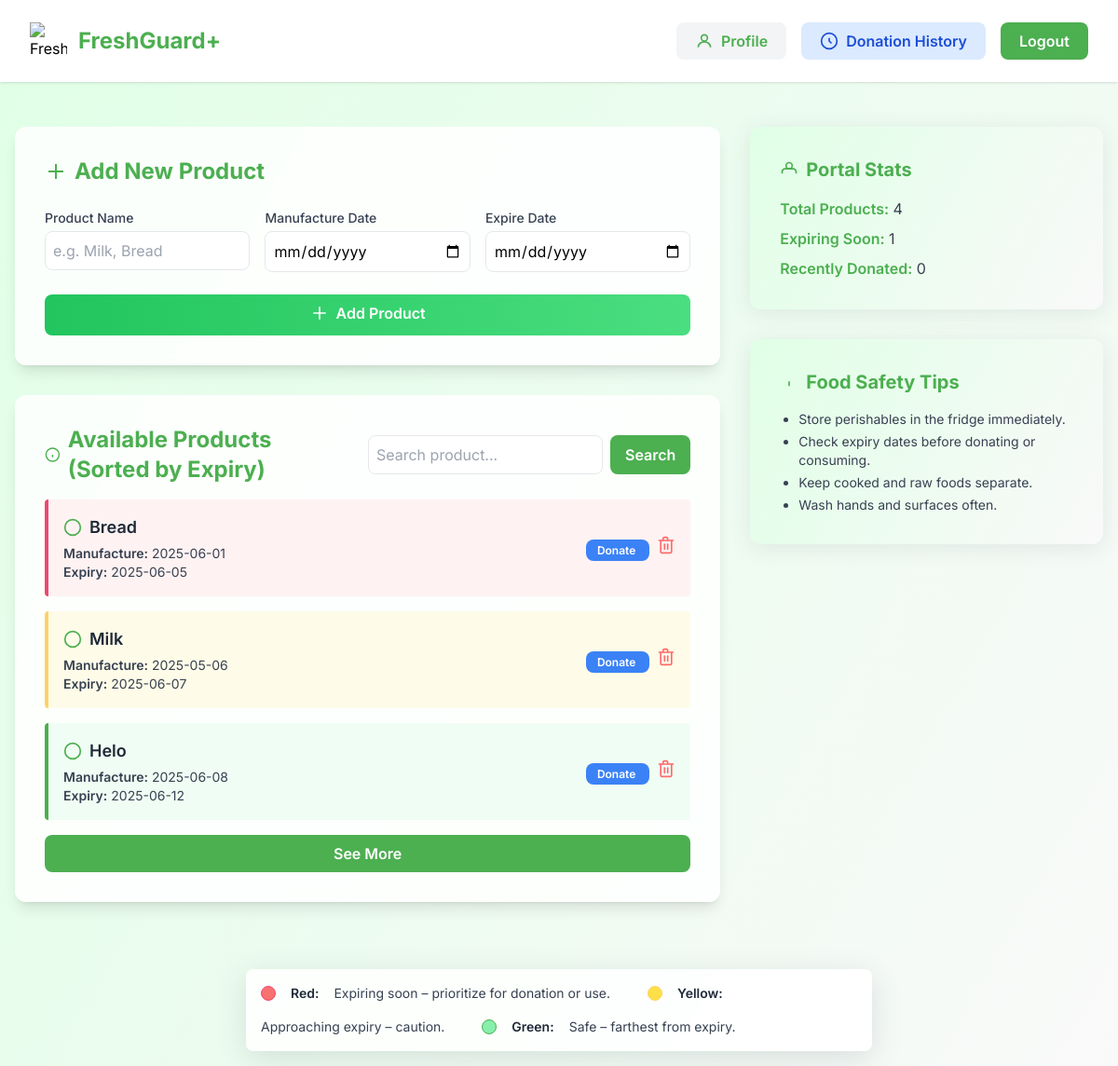
Screenshot of /donation-portal-dashboard/ (signed in) with the database file from the repository.
### core/models.py (models this page shows, shortened)
class Product(models.Model):
    user = models.ForeignKey(CustomUser, on_delete=models.CASCADE, related_name='products', null=True, blank=True)
    name = models.CharField(max_length=200)
    manufacture_date = models.DateField()
    expire_date = models.DateField()
    status = models.CharField(max_length=20, choices=[
        ('Available', 'Available'),
        ('Donated', 'Donated'),
        ('Thrown', 'Thrown'),
    ], default='Available')
    created_at = models.DateTimeField(default=timezone.now)
    updated_at = models.DateTimeField(auto_now=True)

### core/views.py (the view)
# urls.py: path('donation-portal-dashboard/', views.donation_portal_dashboard, name='core-donation_portal_dashboard'),
@login_required
def donation_portal_dashboard(request):
    search_query = request.GET.get('search', '')
    if search_query:
        products = Product.objects.filter(
            user=request.user,
            name__icontains=search_query,
            status='Available'
        ).order_by('expire_date')
    else:
        products = Product.objects.filter(
            user=request.user,
            status='Available'
        ).order_by('expire_date')
    total_products = products.count()
    third = total_products // 3
    red_end = third
    yellow_end = third * 2
    expiring_soon_count = red_end
    last_week = timezone.now() - timedelta(days=7)
    donation_count = Donation.objects.filter(
        user=request.user,
        created_at__gte=last_week
    ).count()
    context = {
        'products': products,
        'red_end': red_end,
        'yellow_end': yellow_end,
        'expiring_soon_count': expiring_soon_count,
        'donation_count': donation_count,
    }
    return render(request, 'core/donation_portal_dashboard.html', context)

### core/templates/core/donation_portal_dashboard.html (shortened to what this page needs)
<!DOCTYPE html>
<html lang="en" class="bg-gray-50">
  <head>
    <script src="https://cdn.tailwindcss.com"></script>
  </head>
  <body class="font-sans antialiased min-h-screen dashboard-bg">
    <div class="flex items-center justify-between px-8 py-6 bg-white shadow">
      <div class="flex items-center space-x-3">
        <a
          href="{% url 'core-dashboard' %}"
          class="flex items-center space-x-3"
        >
          <img
            src="https://img.icons8.com/color/48/000000/cutting-board.png"
            alt="FreshGuard+"
            class="w-10 h-10"
          />
          <span class="text-2xl font-bold text-primary">FreshGuard+</span>
        </a>
      </div>
      <div class="flex items-center space-x-4">
        <a
          href="{% url 'core-profile' %}"
          class="bg-gray-100 text-primary px-5 py-2 rounded-lg font-semibold hover:bg-gray-200 transition flex items-center"
          title="Profile"
        >
          <svg class="w-5 h-5 mr-2" fill="none" stroke="currentColor" stroke-width="2" viewBox="0 0 24 24">
            <circle cx="12" cy="8" r="4"/>
            <path d="M4 20c0-4 4-7 8-7s8 3 8 7"/>
          </svg>
          Profile
        </a>
        <a
          href="{% url 'donation-history' %}"
          class="bg-blue-100 text-blue-700 px-5 py-2 rounded-lg font-semibold hover:bg-blue-200 transition flex items-center"
          title="Donation History"
        >
          <svg class="w-5 h-5 mr-2" fill="none" stroke="currentColor" stroke-width="2" viewBox="0 0 24 24">
            <path d="M12 8v4l3 3"></path>
            <circle cx="12" cy="12" r="10"></circle>
          </svg>
          Donation History
        </a>
        <a
          href="{% url 'core-logout' %}"
          class="bg-primary text-white px-5 py-2 rounded-lg font-semibold hover:bg-green-600 transition"
        >
          Logout
        </a>
      </div>
    </div>
    <div class="max-w-7xl mx-auto py-12 px-4 flex flex-col md:flex-row gap-8 fade-in">
      <div class="md:w-2/3 space-y-8">
        <div class="glass rounded-xl shadow-lg p-8 mb-6">
          <h2 class="text-2xl font-bold text-primary mb-4 flex items-center gap-2">
            <svg class="w-6 h-6 text-primary" fill="none" stroke="currentColor" stroke-width="2" viewBox="0 0 24 24">
              <path d="M12 4v16m8-8H4"></path>
            </svg>
            Add New Product
          </h2>
          <form class="space-y-6" method="POST" action="{% url 'add-product' %}">
            <div class="grid grid-cols-1 md:grid-cols-3 gap-4">
              <div>
                <label class="block text-sm font-medium text-gray-700 mb-1">Product Name</label>
                <input
                  type="text"
                  name="name"
                  class="w-full p-2 border border-gray-200 rounded-lg focus:ring-primary focus:border-primary outline-none"
                  placeholder="e.g. Milk, Bread"
                  required
                />
              </div>
              <div>
                <label class="block text-sm font-medium text-gray-700 mb-1">Manufacture Date</label>
                <input
                  type="date"
                  name="manufacture_date"
                  class="w-full p-2 border border-gray-200 rounded-lg focus:ring-primary focus:border-primary outline-none"
                  required
                />
              </div>
              <div>
                <label class="block text-sm font-medium text-gray-700 mb-1">Expire Date</label>
                <input
                  type="date"
                  name="expire_date"
                  class="w-full p-2 border border-gray-200 rounded-lg focus:ring-primary focus:border-primary outline-none"
                  required
                />
              </div>
            </div>
            <button
              type="submit"
              class="w-full bg-gradient-to-r from-green-500 to-green-400 text-white rounded-lg py-2 font-semibold hover:from-green-600 hover:to-green-500 transition"
            >
              <span class="inline-flex items-center gap-2">
                <svg class="w-5 h-5" fill="none" stroke="currentColor" stroke-width="2" viewBox="0 0 24 24">
                  <path d="M12 4v16m8-8H4"></path>
                </svg>
                Add Product
              </span>
            </button>
          </form>
        </div>
        <div class="glass rounded-xl shadow-lg p-8">
          <div class="flex flex-col md:flex-row md:items-center md:justify-between mb-4 gap-4">
            <h2 class="text-2xl font-bold text-primary flex items-center gap-2">
              <svg class="w-6 h-6 text-primary" fill="none" stroke="currentColor" stroke-width="2" viewBox="0 0 24 24">
                <circle cx="12" cy="12" r="10" />
                <path d="M12 16v-4M12 8h.01" />
              </svg>
              Available Products (Sorted by Expiry)
            </h2>
            <form method="get" class="flex gap-2">
              <input
                type="text"
                name="search"
                class="p-2 border border-gray-200 rounded-lg focus:ring-primary focus:border-primary outline-none"
                placeholder="Search product..."
                value="{{ request.GET.search }}"
              />
              <button
                type="submit"
                class="bg-primary text-white px-4 py-2 rounded-lg font-semibold hover:bg-green-600 transition"
              >
                Search
              </button>
            </form>
          </div>
          {% if products %}
          <ul class="space-y-4">
            {% for product in products %}
            <li
              class="p-4 rounded flex justify-between items-center transition-all duration-200
                {% if forloop.counter0 < red_end %}bg-red-50 border-l-4 border-risky
                {% elif forloop.counter0 < yellow_end %}bg-yellow-50 border-l-4 border-caution
                {% else %}bg-green-50 border-l-4 border-safe{% endif %}"
            >
              <div>
                <div class="font-semibold text-gray-800 text-lg flex items-center gap-2">
                  <svg class="w-5 h-5 text-primary" fill="none" stroke="currentColor" stroke-width="2" viewBox="0 0 24 24">
                    <circle cx="12" cy="12" r="10" />
                  </svg>
                  {{ product.name }}
                </div>
                <div class="text-gray-700 text-sm mt-1">
                  <span class="font-semibold">Manufacture:</span> {{ product.manufacture_date|date:"Y-m-d" }}<br />
                  <span class="font-semibold">Expiry:</span> {{ product.expire_date|date:"Y-m-d" }}
                </div>
              </div>
              <div>
                <a
                  href="{% url 'donation-details' product.id %}"
                  class="bg-blue-500 text-white px-3 py-1 rounded-lg font-semibold hover:bg-blue-600 transition text-xs"
                >
                  Donate
                </a>
                <form method="post" action="{% url 'delete-product' product.id %}" class="inline-block ml-2" onsubmit="return confirm('Are you sure you want to delete this product?');">
                  <button type="submit" title="Delete" class="inline-flex items-center justify-center text-danger hover:text-red-700 transition">
                  </button>
                </form>
              </div>
            </li>
            {% endfor %}
          </ul>
          <button id="see-more-btn" class="mt-4 w-full bg-primary text-white py-2 rounded-lg font-semibold hover:bg-green-600 transition hidden">
            See More
          </button>
          {% else %}
          <p class="text-gray-600">No products available.</p>
          {% endif %}
        </div>
      </div>
      <div class="md:w-1/3 space-y-8">
        <div class="stat-card rounded-xl p-8">
          <h2 class="text-xl font-bold text-primary mb-4 flex items-center gap-2">
            <svg class="w-5 h-5 text-primary" fill="none" stroke="currentColor" stroke-width="2" viewBox="0 0 24 24">
              <path d="M3 17v-2a4 4 0 014-4h10a4 4 0 014 4v2"></path>
              <circle cx="12" cy="7" r="4"></circle>
            </svg>
            Portal Stats
          </h2>
          <ul class="space-y-2 text-gray-700">
            <li>
              <span class="font-semibold text-primary">Total Products:</span>
              <span>{{ products|length }}</span>
            </li>
            <li>
              <span class="font-semibold text-primary">Expiring Soon:</span>
              <span>
                {% if products %} {{ red_end }} {% else %} 0 {% endif %}
              </span>
            </li>
            <li>
              <span class="font-semibold text-primary">Recently Donated:</span>
              <span>{{ donation_count }}</span>
            </li>
          </ul>
        </div>
        <div class="stat-card rounded-xl p-8">
          <h2 class="text-xl font-bold text-primary mb-4 flex items-center gap-2">
            <svg class="w-5 h-5 text-primary" fill="none" stroke="currentColor" stroke-width="2" viewBox="0 0 24 24">
              <path d="M13 16h-1v-4h-1m1-4h.01"></path>
            </svg>
            Food Safety Tips
          </h2>
          <ul class="list-disc pl-5 text-gray-700 text-sm space-y-1">
            <li>Store perishables in the fridge immediately.</li>
            <li>Check expiry dates before donating or consuming.</li>
            <li>Keep cooked and raw foods separate.</li>
            <li>Wash hands and surfaces often.</li>
          </ul>
        </div>
      </div>
    </div>
    <div class="max-w-2xl mx-auto mt-6 mb-4">
      <div class="glass rounded-lg p-4 flex flex-wrap items-center gap-4">
        <span class="inline-block w-4 h-4 rounded-full bg-red-400 border border-risky"></span>
        <span class="text-gray-800 text-sm font-semibold">Red:</span>
        <span class="text-gray-700 text-sm">Expiring soon – prioritize for donation or use.</span>
        <span class="inline-block w-4 h-4 rounded-full bg-yellow-300 border border-caution ml-6"></span>
        <span class="text-gray-800 text-sm font-semibold">Yellow:</span>
        <span class="text-gray-700 text-sm">Approaching expiry – caution.</span>
        <span class="inline-block w-4 h-4 rounded-full bg-green-300 border border-safe ml-6"></span>
        <span class="text-gray-800 text-sm font-semibold">Green:</span>
        <span class="text-gray-700 text-sm">Safe – farthest from expiry.</span>
      </div>
    </div>
  </body>
</html>

### core/templates/core/donation_portal_dashboard.html (style rules this page uses)
.dashboard-bg { background: linear-gradient(120deg, #e0ffe6 0%, #f9f9f9 100%); }
.glass { background: rgba(255, 255, 255, 0.85); backdrop-filter: blur(8px); box-shadow: 0 8px 32px 0 rgba(60, 72, 88, 0.15); }
.stat-card { background: linear-gradient(120deg, #e0ffe6 0%, #f9f9f9 100%); box-shadow: 0 4px 24px 0 rgba(60, 72, 88, 0.10); }
.fade-in { animation: fadeIn 0.7s; }

### rows the page displays
Product: name "Bread", manufacture_date "2025-06-01", expire_date "2025-06-05"
Product: name "Milk", manufacture_date "2025-05-06", expire_date "2025-06-07"
Product: name "Helo", manufacture_date "2025-06-08", expire_date "2025-06-12"

### other values shown
{{ products|length }} "4"
{{ red_end }} "1"
{{ donation_count }} "0"
